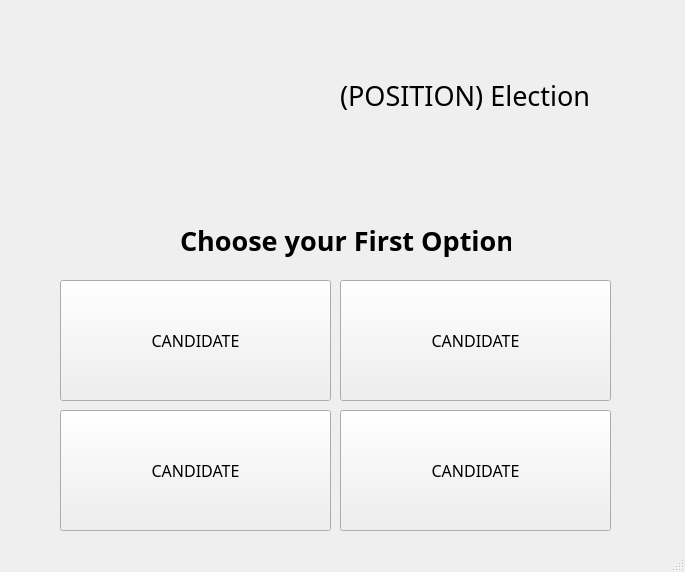
<?xml version="1.0" encoding="UTF-8"?>
<ui version="4.0">
 <class>MainWindow</class>
 <widget class="QMainWindow" name="MainWindow">
  <property name="geometry">
   <rect>
    <x>0</x>
    <y>0</y>
    <width>685</width>
    <height>572</height>
   </rect>
  </property>
  <property name="windowTitle">
   <string>MainWindow</string>
  </property>
  <widget class="QWidget" name="centralwidget">
   <widget class="QLabel" name="logo">
    <property name="geometry">
     <rect>
      <x>50</x>
      <y>20</y>
      <width>241</width>
      <height>151</height>
     </rect>
    </property>
    <property name="autoFillBackground">
     <bool>false</bool>
    </property>
    <property name="text">
     <string/>
    </property>
    <property name="pixmap">
     <pixmap>../imagesgui/Logo_Web_2020.png</pixmap>
    </property>
    <property name="scaledContents">
     <bool>true</bool>
    </property>
   </widget>
   <widget class="QLabel" name="label">
    <property name="geometry">
     <rect>
      <x>340</x>
      <y>50</y>
      <width>451</width>
      <height>91</height>
     </rect>
    </property>
    <property name="font">
     <font>
      <family>Yu Gothic UI Light</family>
      <pointsize>20</pointsize>
      <weight>50</weight>
      <bold>false</bold>
      <underline>false</underline>
     </font>
    </property>
    <property name="text">
     <string>(POSITION) Election</string>
    </property>
   </widget>
   <widget class="QPushButton" name="pushButton">
    <property name="geometry">
     <rect>
      <x>60</x>
      <y>280</y>
      <width>271</width>
      <height>121</height>
     </rect>
    </property>
    <property name="font">
     <font>
      <family>Yu Gothic UI Light</family>
      <pointsize>12</pointsize>
     </font>
    </property>
    <property name="text">
     <string>CANDIDATE</string>
    </property>
   </widget>
   <widget class="QPushButton" name="pushButton_2">
    <property name="geometry">
     <rect>
      <x>340</x>
      <y>280</y>
      <width>271</width>
      <height>121</height>
     </rect>
    </property>
    <property name="font">
     <font>
      <family>Yu Gothic UI Light</family>
      <pointsize>12</pointsize>
     </font>
    </property>
    <property name="text">
     <string>CANDIDATE</string>
    </property>
   </widget>
   <widget class="QPushButton" name="pushButton_3">
    <property name="geometry">
     <rect>
      <x>340</x>
      <y>410</y>
      <width>271</width>
      <height>121</height>
     </rect>
    </property>
    <property name="font">
     <font>
      <family>Yu Gothic UI Light</family>
      <pointsize>12</pointsize>
     </font>
    </property>
    <property name="text">
     <string>CANDIDATE</string>
    </property>
   </widget>
   <widget class="QPushButton" name="pushButton_4">
    <property name="geometry">
     <rect>
      <x>60</x>
      <y>410</y>
      <width>271</width>
      <height>121</height>
     </rect>
    </property>
    <property name="font">
     <font>
      <family>Yu Gothic UI Light</family>
      <pointsize>12</pointsize>
     </font>
    </property>
    <property name="text">
     <string>CANDIDATE</string>
    </property>
   </widget>
   <widget class="QLabel" name="label_2">
    <property name="geometry">
     <rect>
      <x>180</x>
      <y>210</y>
      <width>331</width>
      <height>61</height>
     </rect>
    </property>
    <property name="font">
     <font>
      <family>Yu Gothic UI Light</family>
      <pointsize>20</pointsize>
      <weight>75</weight>
      <bold>true</bold>
      <underline>false</underline>
     </font>
    </property>
    <property name="frameShape">
     <enum>QFrame::NoFrame</enum>
    </property>
    <property name="text">
     <string>Choose your First Option</string>
    </property>
   </widget>
   <widget class="QLabel" name="label_3">
    <property name="geometry">
     <rect>
      <x>30</x>
      <y>180</y>
      <width>611</width>
      <height>51</height>
     </rect>
    </property>
    <property name="text">
     <string/>
    </property>
    <property name="pixmap">
     <pixmap>../imagesgui/divider-line-png-15.png</pixmap>
    </property>
    <property name="scaledContents">
     <bool>true</bool>
    </property>
   </widget>
  </widget>
  <widget class="QStatusBar" name="statusbar"/>
 </widget>
 <layoutdefault spacing="6" margin="9"/>
 <resources/>
 <connections/>
 <designerdata>
  <property name="gridDeltaX">
   <number>10</number>
  </property>
  <property name="gridDeltaY">
   <number>10</number>
  </property>
  <property name="gridSnapX">
   <bool>true</bool>
  </property>
  <property name="gridSnapY">
   <bool>true</bool>
  </property>
  <property name="gridVisible">
   <bool>true</bool>
  </property>
 </designerdata>
</ui>
